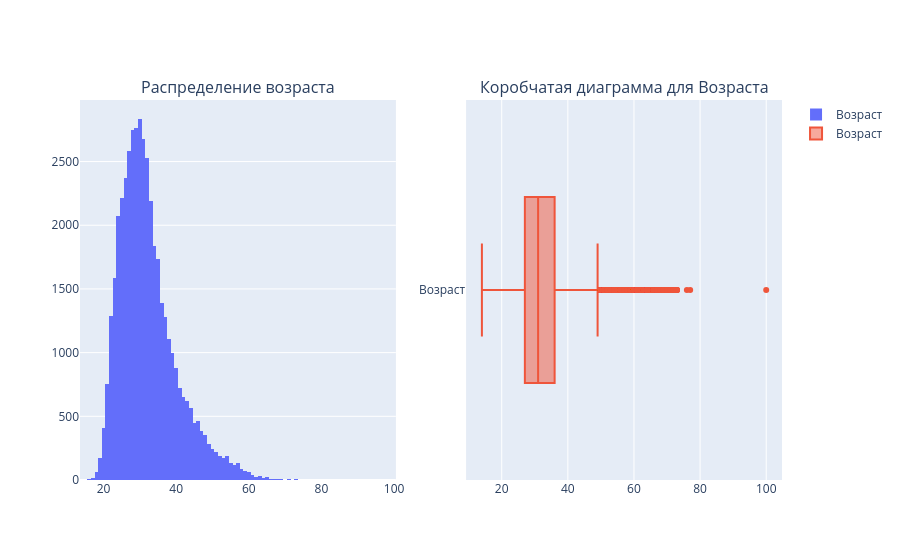

Notebook cell for this chart:
### Markdown cell above
1. Постройте распределение признака **"Возраст"**. Опишите распределение, отвечая на следующие вопросы: чему равна мода распределения, каковы предельные значения признака, в каком примерном интервале находится возраст большинства соискателей? Есть ли аномалии для признака возраста, какие значения вы бы причислили к их числу?
*Совет: постройте гистограмму и коробчатую диаграмму рядом.*

### Code cell
import plotly.graph_objects as go
from plotly.subplots import make_subplots


fig = make_subplots(
    rows=1, 
    cols=2, 
    subplot_titles=('Распределение возраста', 'Коробчатая диаграмма для Возраста')
)
fig.add_trace(
    go.Histogram(x=hh_data['Возраст'], name='Возраст'),
    row=1, col=1
)
fig.add_trace(
    go.Box(x=hh_data['Возраст'], name='Возраст'),
    row=1, col=2
)

### Figure 1 — Plotly figure (JSON) as saved in the notebook; plotly's stock layout.template omitted (floating-point values rounded to 4 significant figures; data arrays with more than 128 entries replaced by an {"elided": "..."} marker saying what was removed)
{"data": [{"name": "Возраст", "type": "histogram", "x": {"elided": "44744 int values"}, "xaxis": "x", "yaxis": "y"}, {"name": "Возраст", "type": "box", "x": {"elided": "44744 int values"}, "xaxis": "x2", "yaxis": "y2"}], "layout": {"annotations": [{"font": {"size": 16}, "showarrow": false, "text": "Распределение возраста", "x": 0.225, "xanchor": "center", "xref": "paper", "y": 1, "yanchor": "bottom", "yref": "paper"}, {"font": {"size": 16}, "showarrow": false, "text": "Коробчатая диаграмма для Возраста", "x": 0.775, "xanchor": "center", "xref": "paper", "y": 1, "yanchor": "bottom", "yref": "paper"}], "xaxis": {"anchor": "y", "domain": [0, 0.45]}, "xaxis2": {"anchor": "y2", "domain": [0.55, 1]}, "yaxis": {"anchor": "x", "domain": [0, 1]}, "yaxis2": {"anchor": "x2", "domain": [0, 1]}}}
